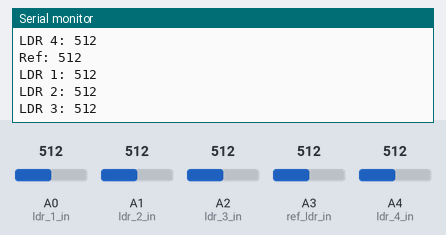
Recording of a sketch running on a simulated Arduino Uno, built with avr-gcc and run on an emulated ATmega328P. Parts: the last lines printed to the serial monitor. The test bench sets the inputs (shaded band); at power-on: A2 (ldr_3_in) = 512, A3 (ref_ldr_in) = 512, A0 (ldr_1_in) = 512, A1 (ldr_2_in) = 512, A4 (ldr_4_in) = 512.

Above: at 2.7 s.
2.8 s: A2 (ldr_3_in) set to 105
At 3.9 s:
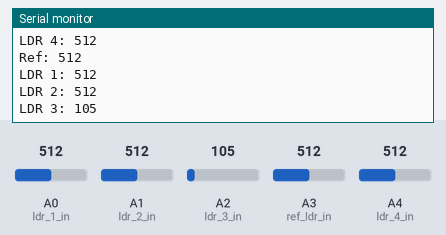
4.3 s: A2 (ldr_3_in) set to 92
At 4.9 s:
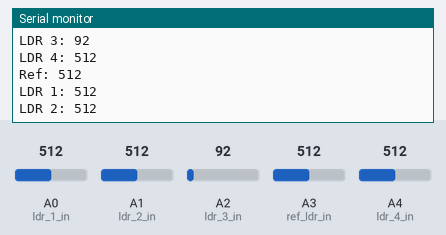
10.3 s: A3 (ref_ldr_in) set to 107
At 11.1 s:
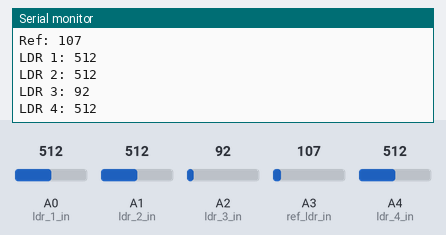
11.8 s: A3 (ref_ldr_in) set to 94
At 12.6 s:
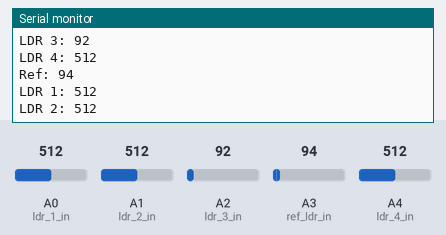
Timing chart, 0 to 14.3 s (numbered marks = the images above; inputs shaded):
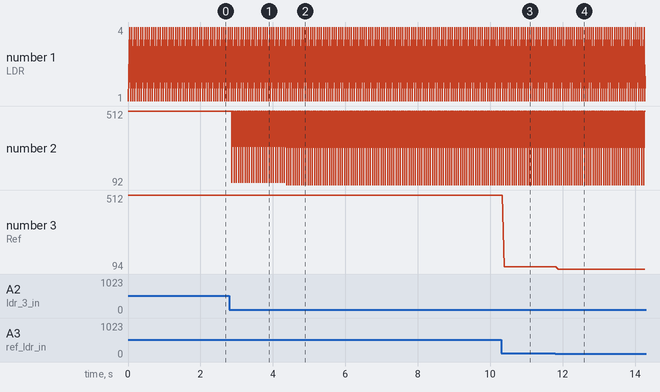

Measured:
- after the input at 2.8 s, the serial monitor: prints a new line after 0.07 s (image 1)
- after the input at 4.3 s, the serial monitor: prints a new line after 0.08 s (image 2)
- after the input at 10.3 s, the serial monitor: prints a new line after 0.09 s (image 3)
- after the input at 11.8 s, the serial monitor: prints a new line after 0.07 s (image 4)
- plotted number 3: 512 → 107 after the input at 10.3 s, 107 → 94 after the input at 11.8 s

The sketch:

LDR_Panel.ino
```cpp
//LDR Array input ports:
const int ref_ldr_in = A3 ;
const int ldr_1_in = A0 ;
const int ldr_2_in = A1 ;
const int ldr_3_in = A2 ;
const int ldr_4_in = A4 ;
const int base_port = 7 ;

void setup() {
  // put your setup code here, to run once:
 pinMode( ref_ldr_in, INPUT) ;
  pinMode( ldr_1_in, INPUT) ;
  pinMode( ldr_2_in, INPUT) ;
  pinMode( ldr_3_in, INPUT) ;
  pinMode( ldr_4_in, INPUT) ;
  Serial.begin(9600);
}

void loop() {
  // put your main code here, to run repeatedly:
  Serial.print("Ref: ");
  Serial.println(analogRead(ref_ldr_in));
  Serial.print("LDR 1: ");
  Serial.println(analogRead(ldr_1_in));
  Serial.print("LDR 2: ");
  Serial.println(analogRead(ldr_2_in));
  Serial.print("LDR 3: ");
  Serial.println(analogRead(ldr_3_in));
  Serial.print("LDR 4: ");
  Serial.println(analogRead(ldr_4_in));

}
```
